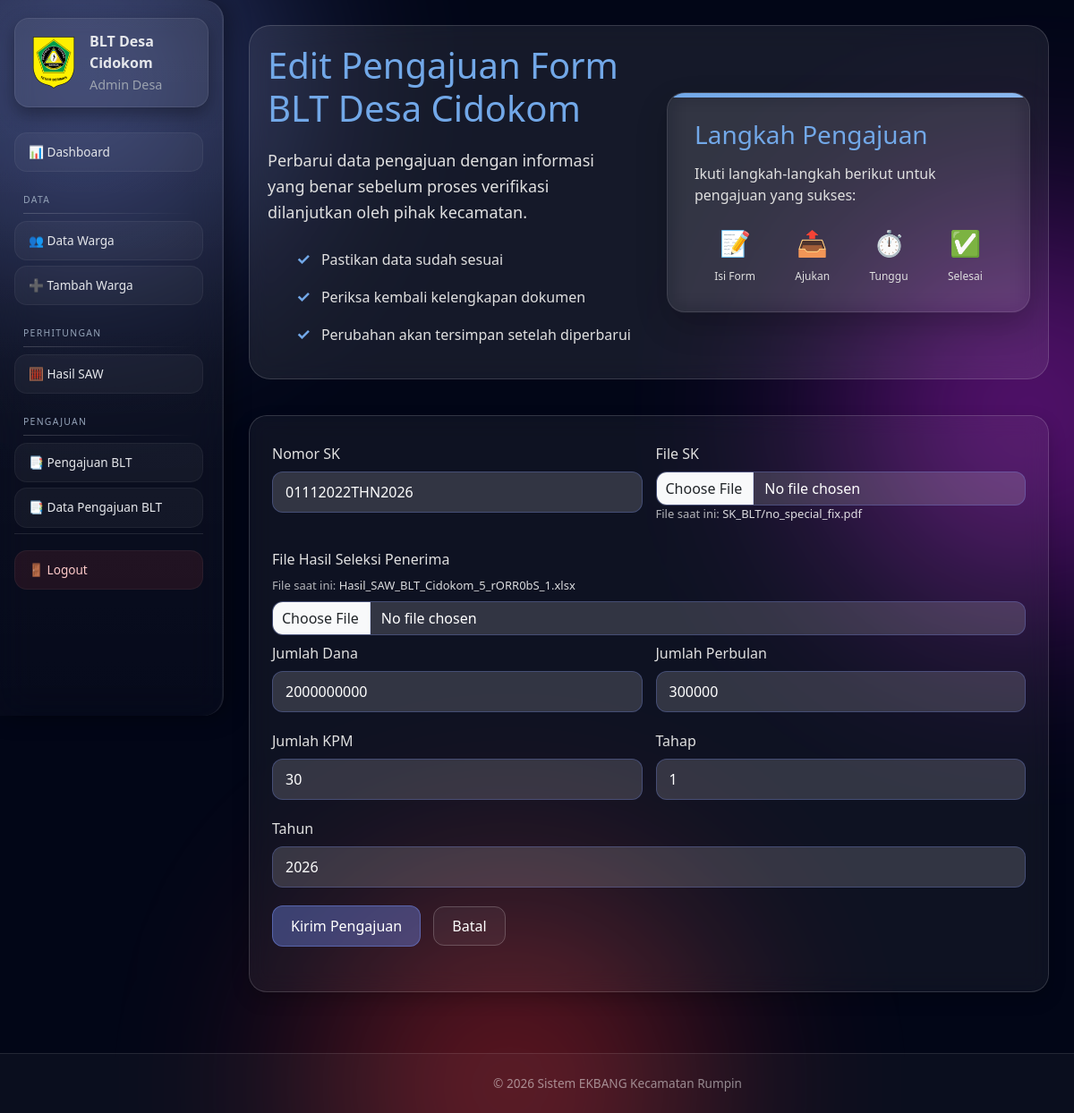
The app's page /desa/pengajuan/1/edit/ (signed in) with its own data.
### ekbang/models.py (models this page shows)
class PengajuanBLT(models.Model):
    desa = models.ForeignKey(
        Desa,
        on_delete=models.CASCADE,
        related_name='pengajuan'
    )
    noSK = models.CharField ()
    fileSK = models.FileField(upload_to='SK_BLT/')
    file_hasil_saw = models.FileField(upload_to='saw/')
    jumlah_dana = models.IntegerField()
    perbulan = models.IntegerField()
    jumlah_kpm = models.IntegerField()
    tahap = models.CharField(max_length=20)
    tahun = models.IntegerField()
    status = models.CharField(
        max_length=20,
        choices=[
            ('pending','Pending'),
            ('valid','Valid'),
            ('tidak_valid','Tidak Valid')
        ],
        default='pending'
    )
    catatan = models.TextField(blank=True, null=True)
    divalidasi_oleh = models.ForeignKey(
        User,
        on_delete=models.SET_NULL,
        null=True,
        blank=True,
        related_name='pengajuan_divalidasi'
    )
    tanggal_validasi = models.DateTimeField(null=True, blank=True)
    created_at = models.DateTimeField(auto_now_add=True)

### ekbang/proses/decorators.py (the view)
        def wrapper(request, *args, **kwargs):
            if not hasattr(request.user, 'profile'):
                messages.error(request, 'Role tidak ditemukan')
                return redirect('login')
            if request.user.profile.role != role:
                messages.error(request, 'Anda tidak punya akses')
                return redirect('login')
            return view_func(request, *args, **kwargs)

### ekbang/forms.py
class PengajuanBLTForm(forms.ModelForm):
    class Meta:
        model = PengajuanBLT
        fields = [
            'noSK',
            'fileSK',
            'file_hasil_saw',
            'jumlah_dana',
            'perbulan',
            'jumlah_kpm',
            'tahap',
            'tahun',
        ]

### ekbang/views/desa.py (called while the page is built)
@login_required
@role_required('desa')
def pengajuan_blt_edit(request, id):
    desa = request.user.desa
    pengajuan = get_object_or_404(PengajuanBLT, id=id, desa=desa)
    form = PengajuanBLTForm(request.POST or None, request.FILES or None, instance=pengajuan)
    if request.method == 'POST' and form.is_valid():
        form.save()
        messages.success(request, 'Pengajuan BLT berhasil diperbarui')
        return redirect('desa_pengajuan_list')
    return render(request, 'desa/pengajuan_form.html', {'form': form })

### ekbang/templates/desa/pengajuan_form.html (shortened to what this page needs)
    {% extends 'base/base.html' %}
    {% load widget_tweaks %}
    {% load static%}
    {% block extra_css %}
    <link rel="stylesheet" href="{% static 'css/desa/pengajuan_form.css' %}">{% endblock %}
    {% block content %}
    <section class="hero-v1">
    <section class="hero-v2">
                <div class="content-container">
                <div class="text-content">
                    {% if form.instance.pk %}
                        <h1>Edit Pengajuan Form BLT Desa {{ request.user.username }}</h1>
                        <p class="highlight">
                            Perbarui data pengajuan dengan informasi yang benar sebelum proses verifikasi dilanjutkan oleh pihak kecamatan.
                        </p>
                        <ul class="feature-list">
                            <li>Pastikan data sudah sesuai</li>
                            <li>Periksa kembali kelengkapan dokumen</li>
                            <li>Perubahan akan tersimpan setelah diperbarui</li>
                        </ul>
                    {% endif %}
                </div>
                    <div class="visual-content">
                        <div class="visual-card">
                            <h3 style="color: #72A8E8; margin-bottom: 15px;">Langkah Pengajuan</h3>
                            <p style="color: #E0E0E0; margin-bottom: 20px;">Ikuti langkah-langkah berikut untuk pengajuan yang sukses:</p>
                            <div class="card-icon-row">
                                <div class="card-icon">
                                    <div class="icon">📝</div>
                                    <div class="icon-label">Isi Form</div>
                                </div>
                                <div class="card-icon">
                                    <div class="icon">📤</div>
                                    <div class="icon-label">Ajukan</div>
                                </div>
                                <div class="card-icon">
                                    <div class="icon">⏱️</div>
                                    <div class="icon-label">Tunggu</div>
                                </div>
                                <div class="card-icon">
                                    <div class="icon">✅</div>
                                    <div class="icon-label">Selesai</div>
                                </div>
                            </div>
                        </div>
                    </div>
                </div>
            </section>
    <div class="glass-card form-card">
        <form method="post" enctype="multipart/form-data">
            <div class="form-row">
            <div class="form-group sk-field">
                <label>Nomor SK</label>
                {{ form.noSK|add_class:"form-control" }}
            </div>
            <div class="form-group sk-field">
                <label>File SK</label>
                <input type="file" name="fileSK" class="form-control">
                {% if form.instance.fileSK %}
                    <div class="current-file">
                        File saat ini:
                        <a href="{{ form.instance.fileSK.url }}" target="_blank">
                            {{ form.instance.fileSK.name }}
                        </a>
                    </div>
                {% endif %}
            </div>
        </div>
        <div class="form-group">
            <label>File Hasil Seleksi Penerima</label>
            {% if form.instance.file_hasil_saw %}
                <div class="mb-2">
                     <div class="current-file">File saat ini:
                    <a href="{{ form.instance.file_hasil_saw.url }}" target="_blank">
                        {{ form.instance.file_hasil_saw.name|cut:"saw/" }}
                    </a>
                </div>
            {% endif %}
            <input type="file" name="file_hasil_saw" class="form-control">
        </div>
            <div class="form-row">
                <div class="form-group sk-field">
                    <label>Jumlah Dana</label>
                    {{ form.jumlah_dana|add_class:"form-control" }}
                </div>
                <div class="form-group sk-field">
                    <label>Jumlah Perbulan</label>
                    {{ form.perbulan|add_class:"form-control" }}
                </div>
            </div>
            <div class="form-row">
                <div class="form-group sk-field">
                    <label>Jumlah KPM</label>
                    {{ form.jumlah_kpm|add_class:"form-control" }}
                </div>
                <div class="form-group sk-field">
                    <label>Tahap</label>
                    {{ form.tahap|add_class:"form-control" }}
                </div>
            </div>
            <div class="form-group">
                <label>Tahun</label>
                {{ form.tahun|add_class:"form-control" }}
            </div>
            <div class="form-actions">
                <button type="submit" class="btn-glass">Kirim Pengajuan</button>
                <a href="{% url 'desa_pengajuan_list' %}" class="btn-glass cancel">Batal</a>
            </div>
        </form>
    </div>
    {% endblock %}

### ekbang/templates/base/sidebar.html (shortened to what this page needs)
{% load static %}
<link rel="stylesheet" href="{% static 'css/desa/sidebar.css' %}">
<div class="sidebar-desa">
    <div class="sidebar-brand">
       <span class="logo">
    <img src="{% static 'img/logo.png' %}" alt="Logo" />
</span>
        <div>
            <strong>BLT Desa {{ request.user.username }}</strong>
            <small>Admin Desa</small>
        </div>
    </div>
    <div class="sidebar-scroll">
        <nav class="sidebar-menu">
            <a href="{% url 'desa_dashboard' %}" class="menu-item">📊 Dashboard</a>
            <div class="menu-section">DATA</div>
            <a href="{% url 'desa_warga_list' %}" class="menu-item">👥 Data Warga</a>
            <a href="{% url 'desa_warga_tambah' %}" class="menu-item">➕ Tambah Warga</a>
            <div class="menu-section">PERHITUNGAN</div>
            <a href="{% url 'desa_hasil_saw' %}" class="menu-item">🧮 Hasil SAW</a>
            <div class="menu-section">PENGAJUAN</div>
            <a href="{% url 'desa_pengajuan' %}" class="menu-item">📑 Pengajuan BLT</a>
            <a href="{% url 'desa_pengajuan_list' %}" class="menu-item">📑 Data Pengajuan BLT</a>
        </nav>
        <div class="sidebar-footer">
            <a href="{% url 'logout' %}" class="menu-item logout">🚪 Logout</a>
        </div>
    </div>
</div>

### ekbang/static/css/desa/pengajuan_form.css (style rules this page uses)
.hero-v2 { position: relative; width: 100%; padding: 20px 20px; color: #fff; margin-bottom: 40px; border-radius: 24px; overflow: hidden; background: rgba(255,255,255,0.08); border: 1px solid rgba(255,255,255,0.15); backdrop-filter: blur(12px); }
.hero-v2 .content-container { display: flex; flex-wrap: wrap; align-items: center; max-width: 1000px; margin: 0 auto; gap: 40px; }
.hero-v2 .text-content { flex: 1; min-width: 300px; }
.hero-v2 h1 { font-size: 40px; color: #72A8E8; margin-bottom: 20px; line-height: 1.2; }
.hero-v2 .highlight { color: #E0E0E0; display: block; font-size: 18px; margin-bottom: 25px; line-height: 1.6; }
.hero-v2 .feature-list { list-style: none; margin-top: 25px; }
.hero-v2 .feature-list li { margin-bottom: 15px; display: flex; align-items: center; color: #E0E0E0; }
.hero-v2 .feature-list li::before { content: '✓'; color: #72A8E8; font-weight: bold; margin-right: 12px; font-size: 18px; }
.hero-v2 .visual-content { flex: 1; min-width: 300px; position: relative; }
.visual-card { background: rgba(255, 255, 255, 0.05); backdrop-filter: blur(12px); border-radius: 20px; padding: 30px; border: 1px solid rgba(255, 255, 255, 0.1); box-shadow: 0 15px 35px rgba(0, 0, 0, 0.2); position: relative; overflow: hidden; }
.visual-card::before { content: ''; position: absolute; top: 0; left: 0; width: 100%; height: 5px; background: linear-gradient(90deg, #72A8E8, #8bb8f0); }
.card-icon-row { display: flex; justify-content: space-around; margin-top: 20px; }
.card-icon { display: flex; flex-direction: column; align-items: center; color: #E0E0E0; }
.card-icon .icon { font-size: 28px; margin-bottom: 8px; animation: pulse 2s infinite; }
.card-icon .icon-label { font-size: 12px; text-align: center; }
.form-card { max-width: 1000px; margin: 0 auto 40px auto; padding: 30px 25px; border-radius: 20px; background: rgba(255, 255, 255, 0.05); backdrop-filter: blur(12px); border: 1px solid rgba(255, 255, 255, 0.15); box-shadow: 0 8px 20px rgba(0, 0, 0, 0.2); }
.form-group { margin-bottom: 20px; display: flex; flex-direction: column; }
.form-row { display: flex; gap: 15px; flex-wrap: wrap; align-items: flex-start; }
.sk-field { flex: 1; min-width: 260px; }
.current-file { font-size: 13px; margin-bottom: 8px; opacity: 0.85; color: rgba(255,255,255,0.8); }
.current-file a { color: #72A8E8; text-decoration: none; }
input[type="file"].form-control { padding: 6px 10px; cursor: pointer; }
.form-group label { margin-bottom: 8px; color: #E0E0E0; font-weight: 500; }
.form-group { color: #fff; }
.form-group a { color: #fff; }
.form-control { padding: 10px 14px; border-radius: 12px; border: 1px solid rgba(114, 136, 232, 0.3); background: rgba(255, 255, 255, 0.15); color: #ffffff; caret-color: #ffffff; transition: all 0.3s ease; }
.form-control::placeholder { color: rgba(255, 255, 255, 0.7); }
.btn-glass { color: #fff; background: rgba(114, 136, 232, 0.4); border: 1px solid rgba(114, 136, 232, 0.5); padding: 10px 20px; border-radius: 12px; font-weight: 500; text-decoration: none; transition: all 0.3s ease; cursor: pointer; margin-right: 10px; }
.btn-glass.cancel { background: rgba(255, 255, 255, 0.05); border: 1px solid rgba(255, 255, 255, 0.2); }

### records on screen
PengajuanBLT: noSK "01112022THN2026", instance.fileSK.name "SK_BLT/no_special_fix.pdf", instance.file_hasil_saw.name "Hasil_SAW_BLT_Cidokom_5_rORR0bS_1.xlsx", jumlah_dana "2000000000", perbulan "300000", jumlah_kpm "30", tahap "1", tahun "2026"

### other values on screen
{{ request.user.username }} "Cidokom"
